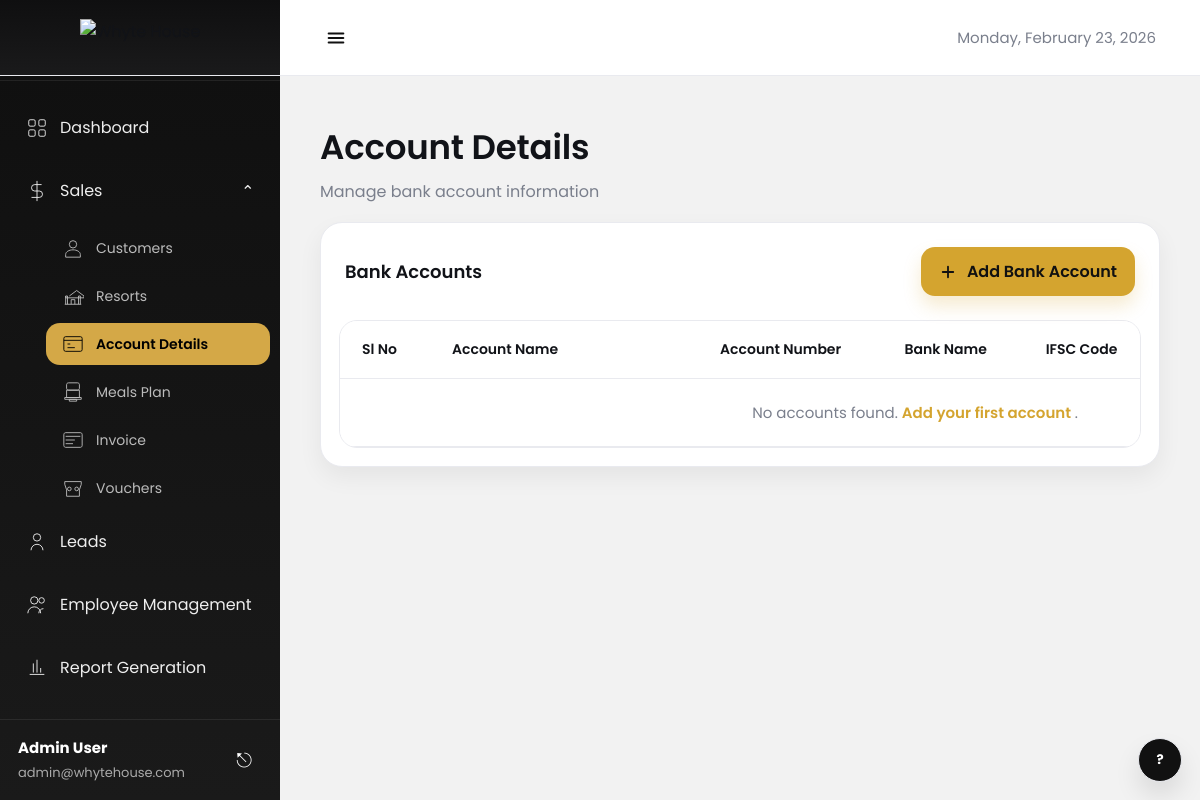
/sales/accounts/, run on an earlier commit of the app's database.
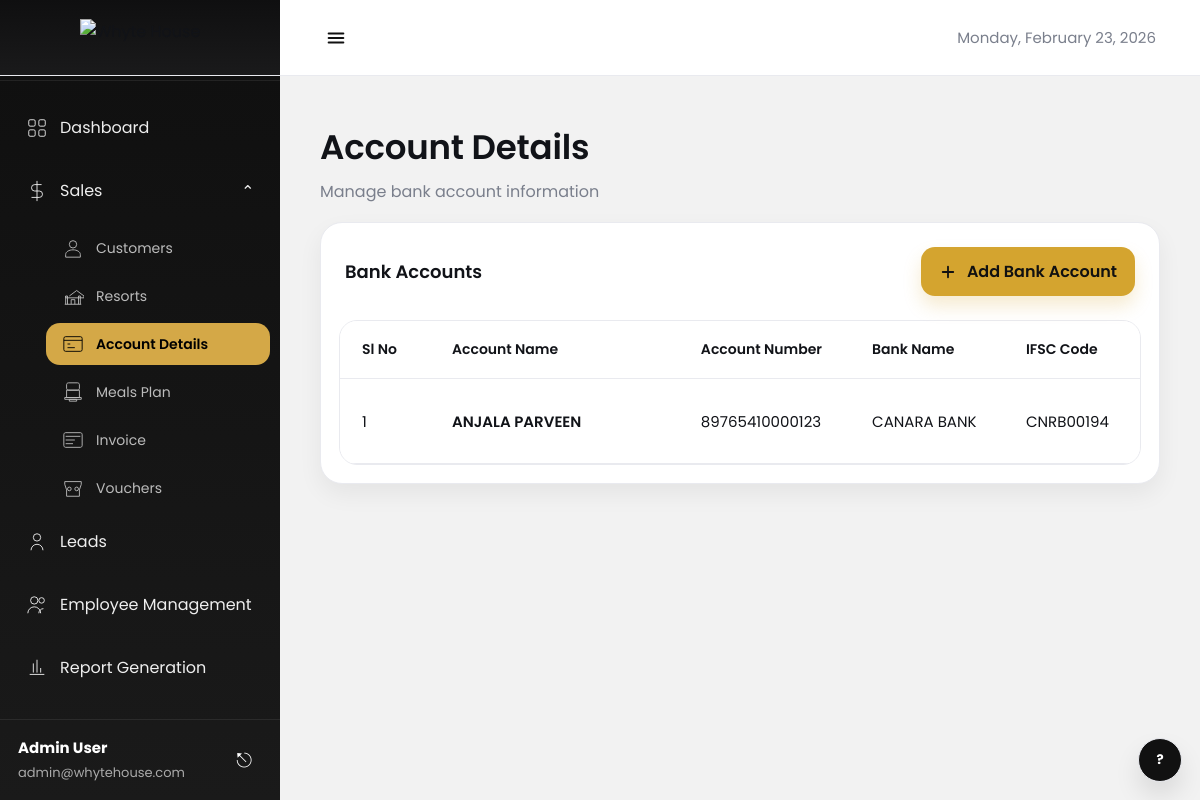
And on a later commit of the database.
### admin_panel/models.py (models this page shows, shortened)
class Account(models.Model):
    ACCOUNT_TYPE_CHOICES = [
        ('savings', 'Savings'),
        ('current', 'Current'),
        ('checking', 'Checking'),
    ]
    account_name = models.CharField(max_length=255)
    account_number = models.CharField(max_length=50, unique=True)
    bank_name = models.CharField(max_length=255)
    ifsc_code = models.CharField(max_length=11)
    account_type = models.CharField(
        max_length=20,
        choices=ACCOUNT_TYPE_CHOICES,
        default='current'
    )
    created_at = models.DateTimeField(auto_now_add=True)
    updated_at = models.DateTimeField(auto_now=True)
    class Meta:
        ordering = ['-created_at']

### admin_panel/views.py (the view)
# urls.py: path('accounts/', views.account_list, name='account_list'),
def account_list(request):
    accounts = Account.objects.all()
    return render(request, 'admin/sales/account/account.html', {
        'accounts': accounts
    })

### templates/admin/sales/account/account.html (shortened to what this page needs)
{% load static %}
<!DOCTYPE html>
<html lang="en">
<head>
</head>
<body>
  {% include "admin/header.html" %}
  {% include "admin/sidebar.html" %}
  <main class="main">
    <div class="page-title">
      <h1>Account Details</h1>
      <p>Manage bank account information</p>
    </div>
    <section class="card">
      <div class="card-head">
        <h2>Bank Accounts</h2>
        <a href="{% url 'sales:add_account' %}" class="btn-add">
          <svg viewBox="0 0 24 24" fill="none">
            <path d="M12 5V19" stroke="#111" stroke-width="2.4" stroke-linecap="round"/>
            <path d="M5 12H19" stroke="#111" stroke-width="2.4" stroke-linecap="round"/>
          </svg>
          Add Bank Account
        </a>
      </div>
      <div class="table-wrap">
        <div class="scroll">
          <table>
            <thead>
              <tr>
                <th style="width:90px;">Sl No</th>
                <th style="min-width:240px;">Account Name</th>
                <th>Account Number</th>
                <th>Bank Name</th>
                <th>IFSC Code</th>
                <th>Account Type</th>
              </tr>
            </thead>
            <tbody>
              {% for acc in accounts %}
              <tr class="{% if forloop.counter|divisibleby:2 %}strip{% endif %}">
                <td>{{ forloop.counter }}</td>
                <td class="wrap">{{ acc.account_name }}</td>
                <td>{{ acc.account_number }}</td>
                <td>{{ acc.bank_name }}</td>
                <td>{{ acc.ifsc_code }}</td>
                <td>{{ acc.account_type }}</td>
              </tr>
              {% empty %}
              <tr>
                <td colspan="7" style="text-align:center;padding:22px;color:var(--muted);">
                  No accounts found.
                  <a href="{% url 'sales:add_account' %}" style="color:var(--accent);text-decoration:none;font-weight:600;">
                    Add your first account
                  </a>.
                </td>
              </tr>
              {% endfor %}
            </tbody>
          </table>
        </div>
      </div>
    </section>
  </main>
  <button class="help-fab" type="button" aria-label="Help">
    <span>?</span>
  </button>
</body>
</html>

What changed in the data, as far as the page shows it:
added Account: account_name "ANJALA PARVEEN", account_number "89765410000123", bank_name "CANARA BANK", ifsc_code "CNRB00194"
Also different on the page:
text no longer shown: "No accounts found. Add your first account ."
